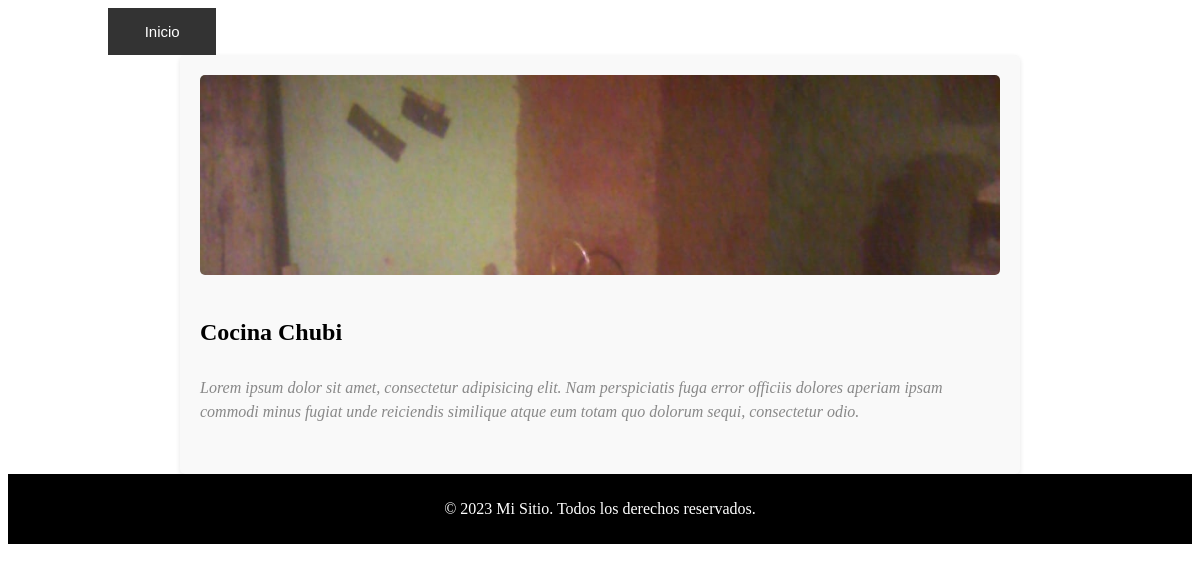
/estufas/3, run on the app's committed database.
### Estufas/models.py (models this page shows, shortened)
class Estufa(models.Model):
    titulo=models.CharField(max_length=50)
    descripccion=models.CharField(max_length=50)
    imagen=models.ImageField(upload_to='estufas')
    created=models.DateTimeField(auto_now_add=True)
    updated=models.DateTimeField(auto_now_add=True)
    class Meta:
        verbose_name='estufa'
        verbose_name_plural='estufas'

### Estufas/views.py (the view)
# urls.py: path('<int:id>', views.estufa_detalle, name='estufa_detalle'),
def estufa_detalle(request, id):
    estufa = get_object_or_404(Estufa, id=id)
    return render(request, 'estufas/estufa_detalle.html', {'estufa': estufa})

### Estufas/templates/estufas/estufa_detalle.html (shortened to what this page needs)
{% extends 'base.html' %}
{% block content %}
{% load static %}
<link rel="stylesheet" type="text/css" href="{% static 'css/detalle_estufa.css' %}">
<section class="estufa-section">
  <div class="estufa-content">
    <img src="{{ estufa.imagen.url }}" alt="{{ estufa.titulo }}" class="estufa-image">
    <div class="estufa-details">
      <h2 class="estufa-title">{{ estufa.titulo }}</h2>
    </div>
  </div>
  <p>Lorem ipsum dolor sit amet, consectetur adipisicing elit. Nam perspiciatis fuga error officiis dolores aperiam ipsam commodi minus fugiat unde reiciendis similique atque eum totam quo dolorum sequi, consectetur odio.</p>
</section>
{% endblock %}

### static/css/estufa.css (style rules this page uses)
.estufa-image { width: 300px; height: 200px; object-fit: cover; }
.estufa-title { font-size: 18px; margin-bottom: 5px; }

### static/css/detalle_estufa.css (style rules this page uses)
.estufa-section { max-width: 800px; margin: 0 auto; padding: 20px; background-color: #f9f9f9; box-shadow: 0 2px 5px rgba(0, 0, 0, 0.1); border-radius: 5px; }
.estufa-image { width: 100%; max-height: 300px; object-fit: cover; border-radius: 5px; margin-bottom: 20px; }
.estufa-title { font-size: 24px; margin-bottom: 10px; }
.estufa-section p { line-height: 1.5; }
.estufa-section p:first-of-type { font-style: italic; color: #888; margin-bottom: 30px; }

### data on the page
Estufa: imagen (picture), titulo "Cocina Chubi"
